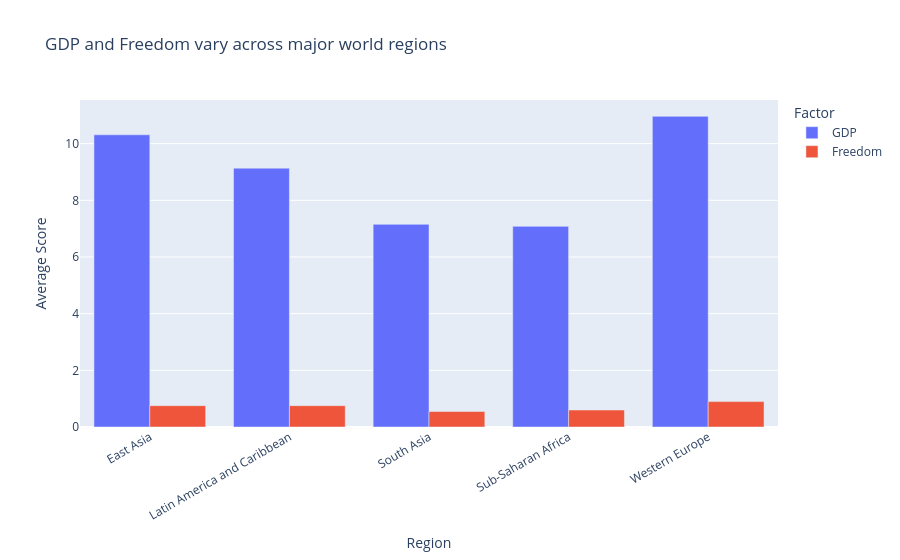

The cell this chart's notebook holds for it:
### Markdown cell above
---
## Done? Stretch Goal

If you finish both tasks with time to spare, try this:

**Task 3 (stretch):** Build a **grouped bar chart** comparing 2 sub-factors (e.g. `GDP_per_capita` and `Freedom`) across the 5 most populated regions. Use colour meaningfully and write an insight title.

Regions to include: `'Western Europe'`, `'Latin America'`, `'East Asia'`, `'Sub-Saharan Africa'`, `'South Asia'`

### Code cell
# Stretch goal — grouped bar chart

regions = [
    "Western Europe",
    "Latin America and Caribbean",
    "East Asia",
    "Sub-Saharan Africa",
    "South Asia"
]

# Calculate average GDP and Freedom by region
stretch_df = (
    df[df["Region"].isin(regions)]
    .groupby("Region")[["GDP", "Freedom"]]
    .mean()
    .reset_index()
)

# Convert to long format for grouped bar chart
stretch_long = stretch_df.melt(
    id_vars="Region",
    value_vars=["GDP", "Freedom"],
    var_name="Factor",
    value_name="Score"
)

# Create grouped bar chart
fig = px.bar(
    stretch_long,
    x="Region",
    y="Score",
    color="Factor",
    barmode="group",
    title="GDP and Freedom vary across major world regions",
    labels={
        "Region": "Region",
        "Score": "Average Score",
        "Factor": "Factor"
    }
)

fig.update_layout(
    xaxis_title="Region",
    yaxis_title="Average Score",
    xaxis_tickangle=-30
)

fig.show()

### Figure 1 — Plotly figure (JSON) as saved in the notebook; plotly's stock layout.template omitted (floating-point values rounded to 4 significant figures)
{"data": [{"alignmentgroup": "True", "hovertemplate": "Factor=GDP<br>Region=%{x}<br>Average Score=%{y}<extra></extra>", "legendgroup": "GDP", "marker": {"color": "#636efa", "pattern": {"shape": ""}}, "name": "GDP", "offsetgroup": "GDP", "orientation": "v", "showlegend": true, "textposition": "auto", "type": "bar", "x": ["East Asia", "Latin America and Caribbean", "South Asia", "Sub-Saharan Africa", "Western Europe"], "xaxis": "x", "y": [10.31, 9.135, 7.152, 7.082, 10.96], "yaxis": "y"}, {"alignmentgroup": "True", "hovertemplate": "Factor=Freedom<br>Region=%{x}<br>Average Score=%{y}<extra></extra>", "legendgroup": "Freedom", "marker": {"color": "#EF553B", "pattern": {"shape": ""}}, "name": "Freedom", "offsetgroup": "Freedom", "orientation": "v", "showlegend": true, "textposition": "auto", "type": "bar", "x": ["East Asia", "Latin America and Caribbean", "South Asia", "Sub-Saharan Africa", "Western Europe"], "xaxis": "x", "y": [0.754, 0.7542, 0.5463, 0.5994, 0.8961], "yaxis": "y"}], "layout": {"barmode": "group", "legend": {"title": {"text": "Factor"}, "tracegroupgap": 0}, "title": {"text": "GDP and Freedom vary across major world regions"}, "xaxis": {"anchor": "y", "domain": [0, 1], "tickangle": -30, "title": {"text": "Region"}}, "yaxis": {"anchor": "x", "domain": [0, 1], "title": {"text": "Average Score"}}}}
